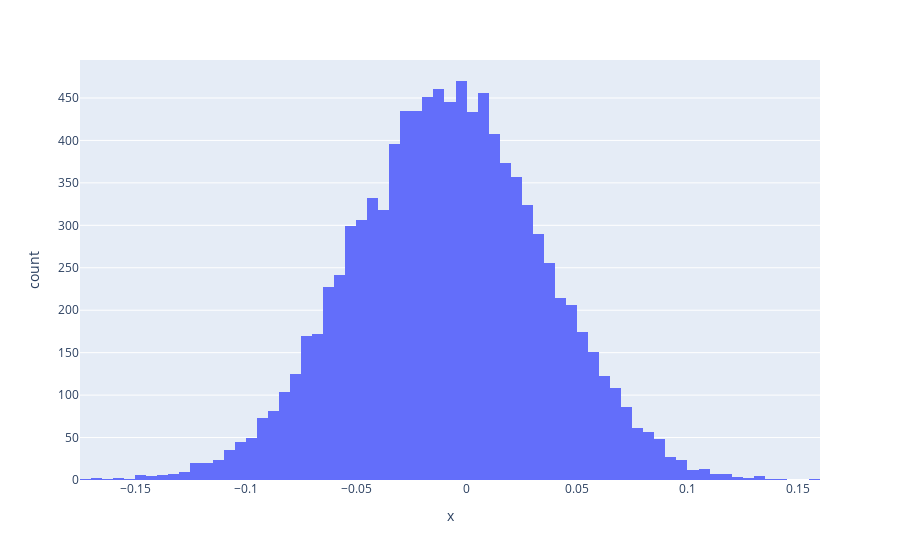

The notebook cell this image was saved under:
### Code cell
## Bootstrap CI function
def boot_CI_fun_A(dat_df, metric_fun, B = 100, conf_level = 0.9):
    #Setting sample size
    N = len(dat_df)
    conf_level = conf_level
    coeffs = []

    for i in range(B):
        sim_data_df = dat_df.sample(n=N, replace = True)
        coeff = metric_fun(sim_data_df)
        coeffs.append(coeff)

    return coeffs

coeffs_result = boot_CI_fun_A(dat_df=exp_null_data_df, metric_fun=log_reg_fun, B=10000)
coeffs_result[0:4]

px.histogram(pd.DataFrame({'x': coeffs_result}), x='x')

### Figure 1 — Plotly figure (JSON) as saved in the notebook; plotly's stock layout.template omitted (floating-point values rounded to 4 significant figures; data arrays with more than 128 entries replaced by an {"elided": "..."} marker saying what was removed)
{"data": [{"alignmentgroup": "True", "bingroup": "x", "hovertemplate": "x=%{x}<br>count=%{y}<extra></extra>", "legendgroup": "", "marker": {"color": "#636efa", "pattern": {"shape": ""}}, "name": "", "offsetgroup": "", "orientation": "v", "showlegend": false, "type": "histogram", "x": {"elided": "10000 float values"}, "xaxis": "x", "yaxis": "y"}], "layout": {"barmode": "relative", "legend": {"tracegroupgap": 0}, "margin": {"t": 60}, "xaxis": {"anchor": "y", "domain": [0, 1], "title": {"text": "x"}}, "yaxis": {"anchor": "x", "domain": [0, 1], "title": {"text": "count"}}}}
